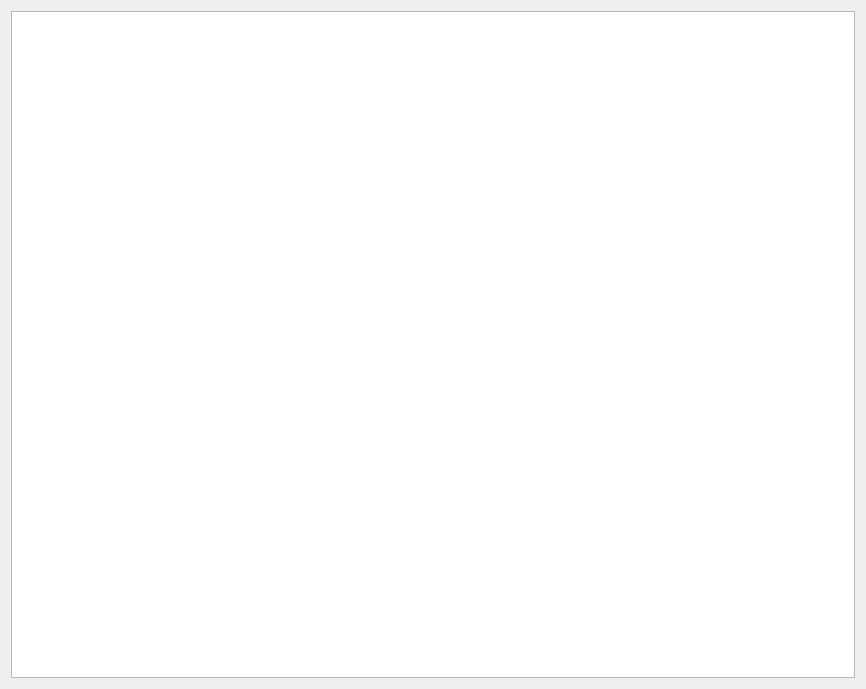
<?xml version="1.0" encoding="UTF-8"?>
<ui version="4.0">
 <class>Form</class>
 <widget class="QWidget" name="Form">
  <property name="geometry">
   <rect>
    <x>0</x>
    <y>0</y>
    <width>866</width>
    <height>689</height>
   </rect>
  </property>
  <property name="windowTitle">
   <string>Form</string>
  </property>
  <layout class="QVBoxLayout" name="verticalLayout">
   <item>
    <widget class="QTextBrowser" name="textBrowser"/>
   </item>
  </layout>
 </widget>
 <resources/>
 <connections/>
</ui>
